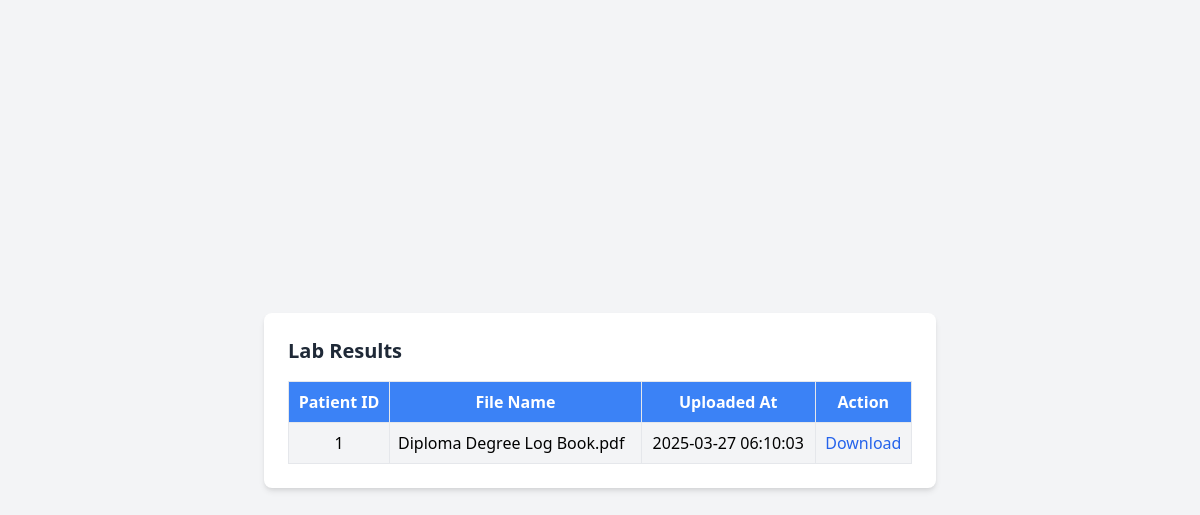
The app's page /doctor/lab_tests.php with its own data.
### tables this page shows
CREATE TABLE `patients_lab_results` (
  `id` int NOT NULL,
  `patient_id` int NOT NULL,
  `file_name` varchar(255) NOT NULL,
  `file_path` varchar(255) NOT NULL,
  `uploaded_at` timestamp NULL DEFAULT CURRENT_TIMESTAMP
);

### doctor/lab_tests.php (the view, shortened to what this page needs)
<?php
$conn = new mysqli("localhost", "root", "", "nour");
$result = $conn->query("
    SELECT id, patient_id, file_name, file_path, uploaded_at
    FROM patients_lab_results
    ORDER BY uploaded_at DESC
");
?>
<!DOCTYPE html>
<html lang="en">
<head>
    <link rel="stylesheet" href="https://cdn.jsdelivr.net/npm/tailwindcss@2.2.19/dist/tailwind.min.css">
</head>
<body class="bg-gray-100 flex items-center justify-center min-h-screen">
    <div class="bg-white p-6 rounded-lg shadow-md w-full max-w-2xl">
        <h2 class="text-xl font-semibold text-gray-800 mb-4">Lab Results</h2>
        <?php if ($result->num_rows > 0): ?>
            <table class="w-full border-collapse border border-gray-300">
                <thead>
                    <tr class="bg-blue-500 text-white">
                        <th class="p-2 border">Patient ID</th>
                        <th class="p-2 border">File Name</th>
                        <th class="p-2 border">Uploaded At</th>
                        <th class="p-2 border">Action</th>
                    </tr>
                </thead>
                <tbody>
                    <?php while ($row = $result->fetch_assoc()): ?>
                        <tr class="bg-gray-100 border-b">
                            <td class="p-2 border text-center"><?php echo htmlspecialchars($row['patient_id']); ?></td>
                            <td class="p-2 border"><?php echo htmlspecialchars($row['file_name']); ?></td>
                            <td class="p-2 border text-center"><?php echo $row['uploaded_at']; ?></td>
                            <td class="p-2 border text-center">
                                <a href="<?php echo $row['file_path']; ?>" class="text-blue-600 hover:underline" download>Download</a>
                            </td>
                        </tr>
                    <?php endwhile; ?>
                </tbody>
            </table>
        <?php else: ?>
            <p class="text-gray-600 text-center">No lab results available.</p>
        <?php endif; ?>
    </div>
</body>
</html>

### records on screen
patients_lab_results: patient "1", file_name "Diploma Degree Log Book.pdf", uploaded_at "2025-03-27 06:10:03"
